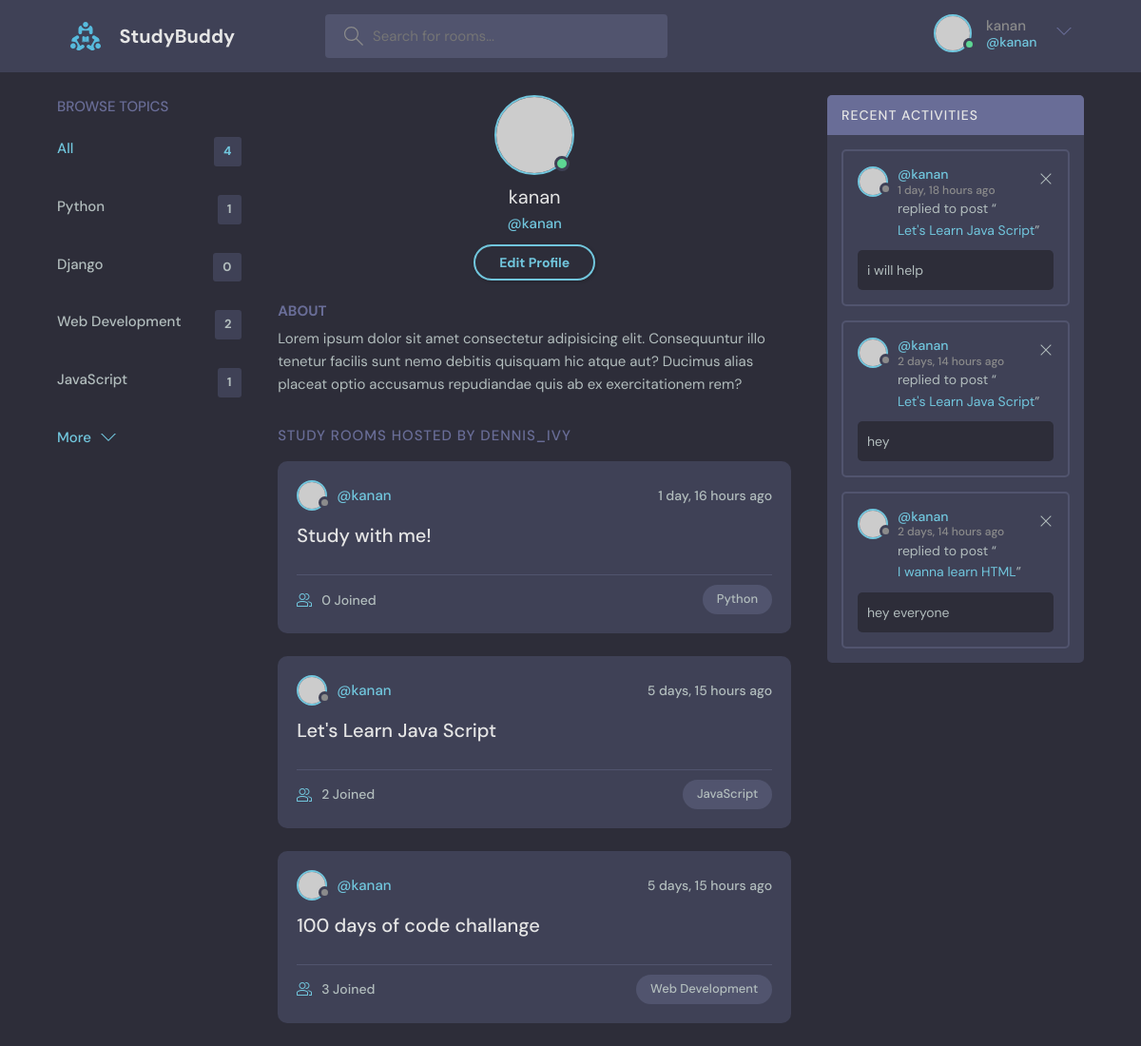
Before: /profile/1/ (signed in) with the older database file.
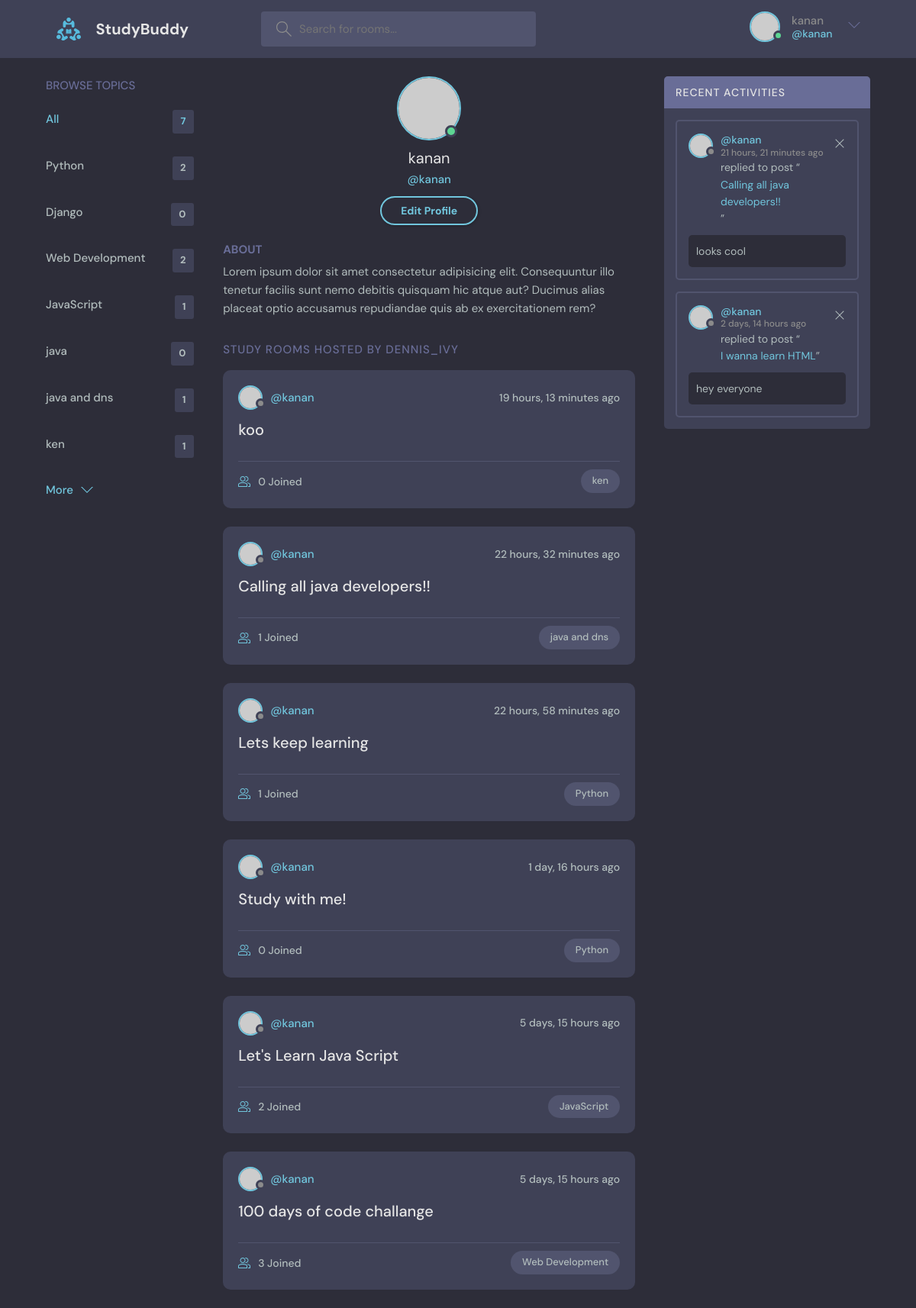
After: the same page with the newer database file.
### base/models.py (models this page shows, shortened)
class Topic(models.Model):
    name = models.CharField(max_length=200)

class Room(models.Model):
    host = models.ForeignKey(User, on_delete=models.SET_NULL, null=True)
    topic = models.ForeignKey(Topic, on_delete=models.SET_NULL, null=True)
    name = models.CharField(max_length=200)
    description = models.TextField(null=True, blank=True)
    participants = models.ManyToManyField(User, related_name='participants', blank=True)
    updated = models.DateTimeField(auto_now=True)
    created = models.DateTimeField(auto_now_add=True)
    class Meta:
        ordering = ['-updated', '-created']
    def __str__(self):
        return self.name

class Message(models.Model):
    user = models.ForeignKey(User, on_delete=models.CASCADE)
    room = models.ForeignKey(Room, on_delete=models.CASCADE)
    body = models.TextField()
    updated = models.DateTimeField(auto_now=True)
    created = models.DateTimeField(auto_now_add=True)
    class Meta:
        ordering = ['-updated', '-created']

### base/views.py (the view)
# urls.py: path('profile/<str:pk>/', views.userProfile, name='user-profile'),
def userProfile(request, pk):
    user = User.objects.get(id=pk)
    rooms = user.room_set.all()
    room_messages = user.message_set.all()
    topics = Topic.objects.all()
    context = {'user': user, 'rooms': rooms, 'room_messages': room_messages, 'topics': topics}
    return render(request, 'base/profile.html', context)

### base/templates/base/profile.html
{% extends 'main.html' %}
{% block content %}
<main class="profile-page layout layout--3">
    <div class="container">
      {% include 'base/topics_component.html' %}
      <div class="roomList">
        <div class="profile">
          <div class="profile__avatar">
            <div class="avatar avatar--large active">
              <img src="https://randomuser.me/api/portraits/men/11.jpg" />
            </div>
          </div>
          <div class="profile__info">
            <h3>{{user.username}}</h3>
            <p>@{{user.username}}</p>
            {% if request.user == user %}
            <a href="{% url 'update-user' %}" class="btn btn--main btn--pill">Edit Profile</a>
            {% endif %}
          </div>
          <div class="profile__about">
            <h3>About</h3>
            <p>
              Lorem ipsum dolor sit amet consectetur adipisicing elit. Consequuntur illo tenetur
              facilis sunt nemo debitis quisquam hic atque aut? Ducimus alias placeat optio
              accusamus repudiandae quis ab ex exercitationem rem?
            </p>
          </div>
        </div>
        <div class="roomList__header">
          <div>
            <h2>Study Rooms Hosted by dennis_ivy</a>
            </h2>
          </div>
        </div>
        {% include 'base/feed_component.html' %}
      </div>
      {% include 'base/activity_component.html' %}
    </div>
  </main>
{% endblock content %}

### base/templates/base/topics_component.html
<div class="topics">
    <div class="topics__header">
      <h2>Browse Topics</h2>
    </div>
    <ul class="topics__list">
      <li>
        <a href="{% url 'home' %}" class="active">All <span>{{topics.count}}</span></a>
      </li>
      {% for topic in topics %}
      <li>
        <a href="{% url 'home' %}?q={{topic.name}}">{{topic.name}}<span>{{topic.room_set.all.count}}</span></a>
      </li>
      {% endfor %}
    </ul>
    <a class="btn btn--link" href="topics.html">
      More
      <svg version="1.1" xmlns="http://www.w3.org/2000/svg" width="32" height="32" viewBox="0 0 32 32">
        <title>chevron-down</title>
        <path d="M16 21l-13-13h-3l16 16 16-16h-3l-13 13z"></path>
      </svg>
    </a>
  </div>

### base/templates/base/feed_component.html (shortened to what this page needs)
{% for room in rooms %}
<div class="roomListRoom">
    <div class="roomListRoom__header">
      <a href="{% url 'user-profile' room.host.id %}" class="roomListRoom__author">
        <div class="avatar avatar--small">
          <img src="https://randomuser.me/api/portraits/women/11.jpg" />
        </div>
        <span>@{{room.host.username}}</span>
      </a>
      <div class="roomListRoom__actions">
        <span>{{room.created|timesince}} ago</span>
      </div>
    </div>
    <div class="roomListRoom__content">
      <a href="{% url 'room' room.id %}">{{room.name}}</a>
    </div>
    <div class="roomListRoom__meta">
      <a href="{% url 'room' room.id %}" class="roomListRoom__joined">
        {{room.participants.all.count}} Joined
      </a>
      <p class="roomListRoom__topic">{{room.topic.name}}</p>
    </div>
  </div>
{% endfor %}

### base/templates/base/activity_component.html
<div class="activities">
    <div class="activities__header">
      <h2>Recent Activities</h2>
    </div>
    {% for message in room_messages %}
    <div class="activities__box">
      <div class="activities__boxHeader roomListRoom__header">
        <a href="{% url 'user-profile' message.user.id %}" class="roomListRoom__author">
          <div class="avatar avatar--small">
            <img src="https://randomuser.me/api/portraits/women/11.jpg" />
          </div>
          <p>
            @{{message.user}}
            <span>{{message.created|timesince}} ago</span>
          </p>
        </a>
        {% if request.user == message.user %}
        <div class="roomListRoom__actions">
          <a href="{% url 'delete-message' message.id %}">
            <svg version="1.1" xmlns="http://www.w3.org/2000/svg" width="32" height="32" viewBox="0 0 32 32">
              <title>remove</title>
              <path
                d="M27.314 6.019l-1.333-1.333-9.98 9.981-9.981-9.981-1.333 1.333 9.981 9.981-9.981 9.98 1.333 1.333 9.981-9.98 9.98 9.98 1.333-1.333-9.98-9.98 9.98-9.981z"
              ></path>
            </svg>
          </a>
        </div>
        {% endif %}
      </div>
      <div class="activities__boxContent">
        <p>replied to post “<a href="{% url 'room' message.room.id %}">{{message.room}}</a>”</p>
        <div class="activities__boxRoomContent">
         {{message.body}}
        </div>
      </div>
    </div>
    {% endfor %}
  </div>

Changed rows visible on the page:
removed Message: user "kanan", created "1 day, 18 hours", room "Let's Learn Java Script", body "i will help"
removed Message: user "kanan", created "2 days, 14 hours", room "Let's Learn Java Script", body "hey"
computed for Topic "Python": room_set.all.count "1" → "2"
added Topic: name "java", room_set.all.count "0"
added Topic: name "java and dns", room_set.all.count "1"
added Topic: name "ken", room_set.all.count "1"
added Room: host.username "kanan", created "19 hours, 13 minutes", name "koo", participants.all.count "0", topic.name "ken"
added Room: host.username "kanan", created "22 hours, 32 minutes", name "Calling all java developers!!", participants.all.count "1", topic.name "java and dns"
added Room: host.username "kanan", created "22 hours, 58 minutes", name "Lets keep learning", participants.all.count "1", topic.name "Python"
added Message: user "kanan", created "21 hours, 21 minutes", room "Calling all java developers!!", body "looks cool"
Other visible differences:
{{ topics.count }}: "4" → "7"
